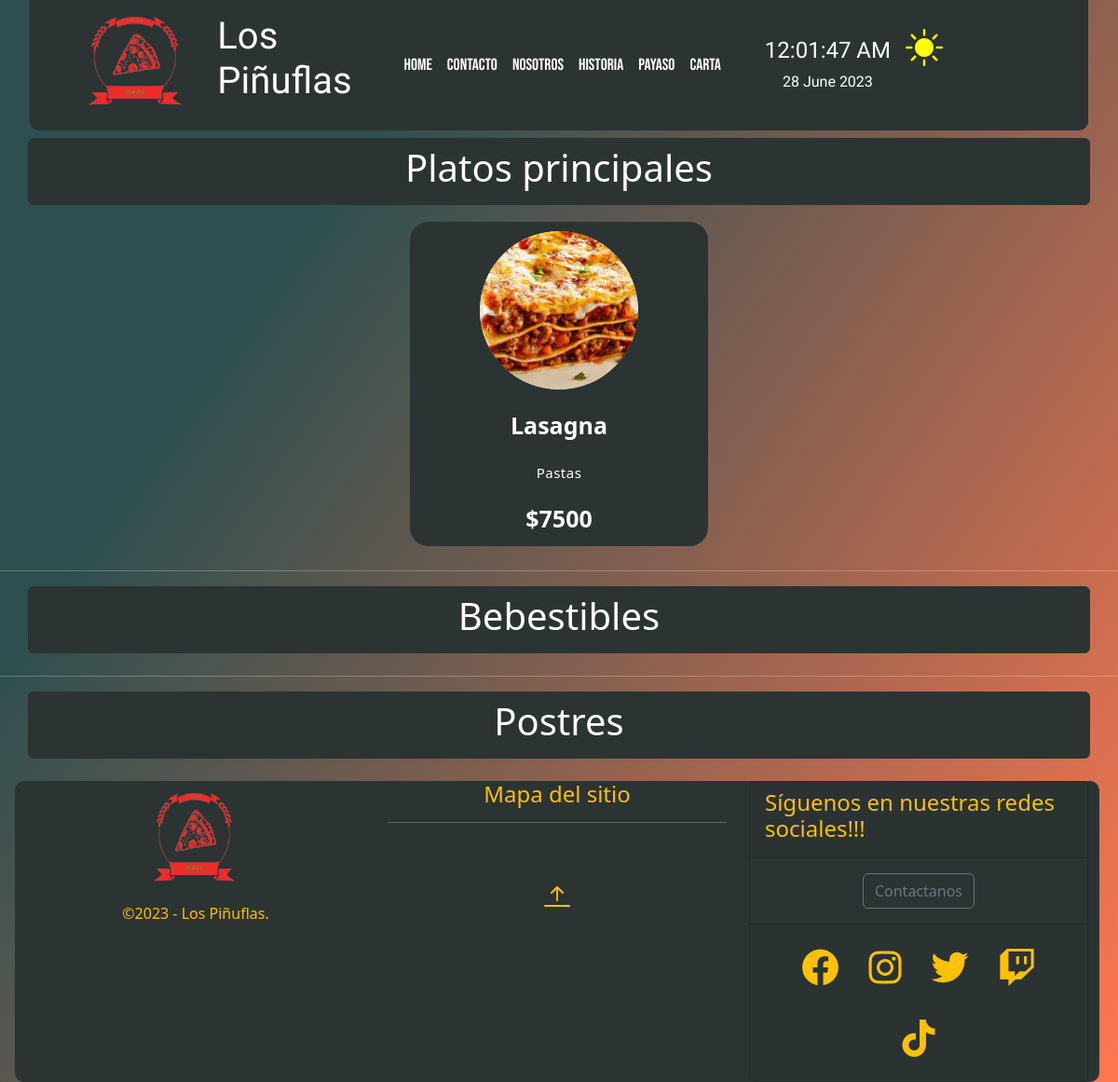
Page /productos/ on the earlier database version.
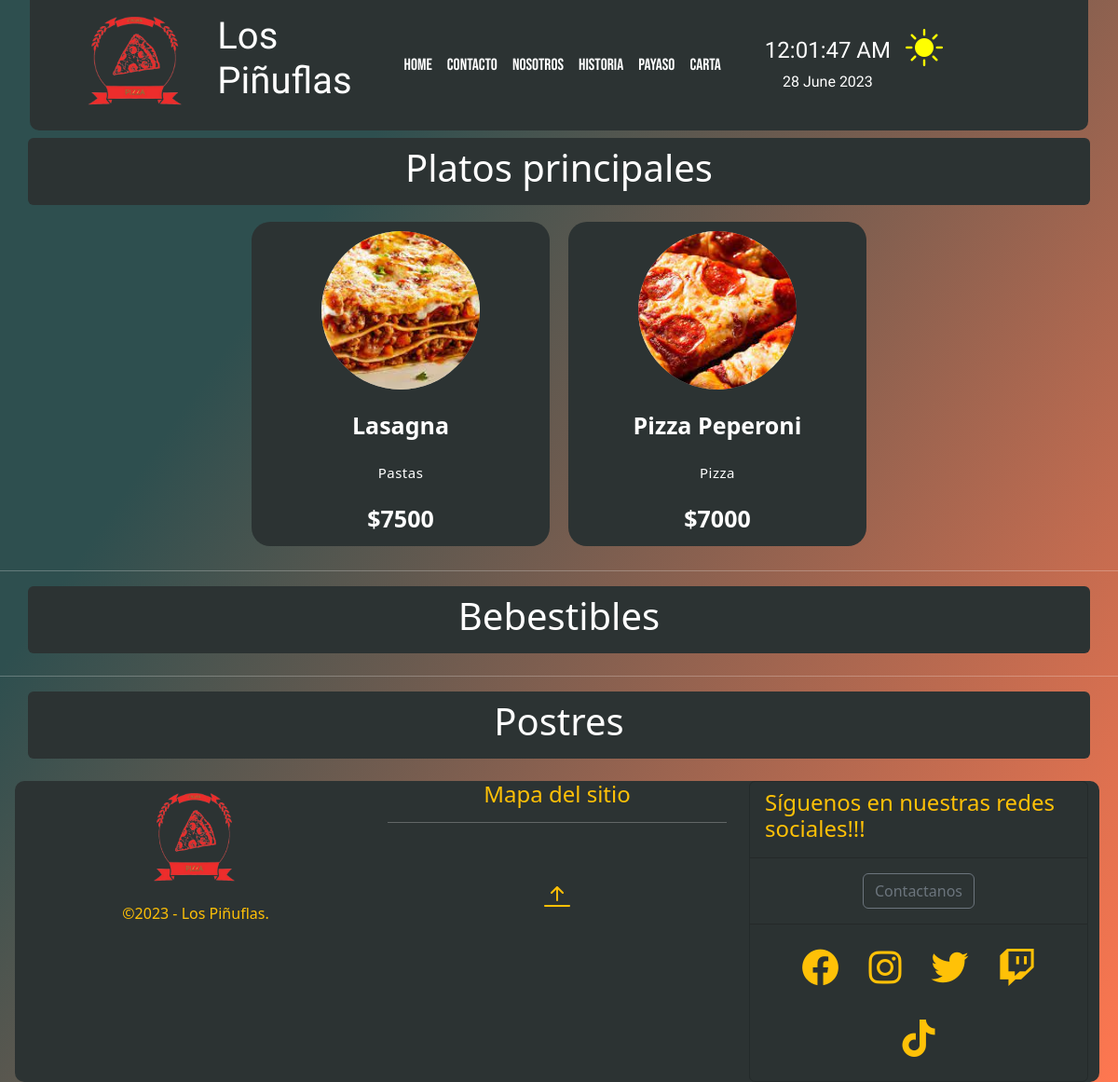
Same page on the later database version.
### crud/models.py (models this page shows, shortened)
class Principal(models.Model):
    nombre=models.CharField(max_length=20)
    categoria=models.CharField(max_length=20)
    precio=models.IntegerField()
    image = models.ImageField(verbose_name='Imagen',upload_to='media/principal',null=True,blank=True)
    class Meta:
        verbose_name = 'principal'
        verbose_name_plural = 'principales'
        ordering = ['categoria','nombre']

### core/views.py (the view)
# urls.py: path('productos/', productos, name='productos'),
def productos(request):
    context = {
        'principales': Principal.objects.all(),
        'bebestibles': Bebestible.objects.all(),
        'postres': Postre.objects.all()
    }
    return render(request, 'core/productos.html', context)

### core/templates/core/productos.html (shortened to what this page needs)
{% extends 'core/base.html' %}
{% load static %}
{% block extracss %}<link rel="stylesheet" href="{% static 'core/css/productos.css' %}">{%endblock %}
{% block content %}
<div class="container my-2 p-2  text-center rounded tipo-producto">
    <h1>Platos principales</h1>
</div>
<section class="contenido">
    {% for principal in principales %}
        {% if principal.image %}
            <div class="product_card">
                <div class="product_card__img"><img src="{{principal.image.url}}"></div>
                <div class="product_card__title">{{principal.nombre}} </div>
                <div class="product_card__subtitle">{{principal.categoria}}</div>
                <div class="product_card__price">${{principal.precio}}</div>
            </div>
        {% endif %}
    {% endfor %}
</section>
<hr>
<div class="container my-2 p-2  text-center rounded tipo-producto">
    <h1>Bebestibles</h1>
</div>
<hr>
<div class="container my-2 p-2  text-center rounded tipo-producto">
    <h1>Postres</h1>
</div>
{% endblock %}

Differences in the rows shown:
added Principal: image (picture), nombre "Pizza Peperoni", categoria "Pizza", precio "7000"
